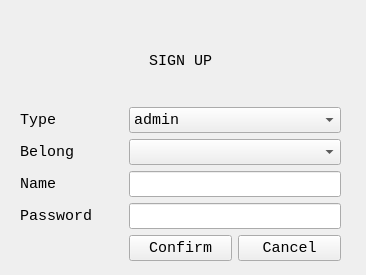
<?xml version="1.0" encoding="UTF-8"?>
<ui version="4.0">
 <class>SignUpWindow</class>
 <widget class="QWidget" name="SignUpWindow">
  <property name="geometry">
   <rect>
    <x>0</x>
    <y>0</y>
    <width>366</width>
    <height>275</height>
   </rect>
  </property>
  <property name="windowTitle">
   <string>Form</string>
  </property>
  <widget class="QWidget" name="gridLayoutWidget">
   <property name="geometry">
    <rect>
     <x>20</x>
     <y>20</y>
     <width>321</width>
     <height>241</height>
    </rect>
   </property>
   <property name="font">
    <font>
     <family>Consolas</family>
     <pointsize>11</pointsize>
    </font>
   </property>
   <layout class="QGridLayout" name="gridLayout">
    <item row="3" column="0">
     <widget class="QLabel" name="SignUpName">
      <property name="font">
       <font>
        <family>Consolas</family>
        <pointsize>11</pointsize>
       </font>
      </property>
      <property name="text">
       <string>Name</string>
      </property>
     </widget>
    </item>
    <item row="4" column="0">
     <widget class="QLabel" name="SignUpName_2">
      <property name="font">
       <font>
        <family>Consolas</family>
        <pointsize>11</pointsize>
       </font>
      </property>
      <property name="text">
       <string>Password</string>
      </property>
     </widget>
    </item>
    <item row="2" column="1" colspan="2">
     <widget class="QComboBox" name="SignUpBelongComboBox"/>
    </item>
    <item row="1" column="1" colspan="2">
     <widget class="QComboBox" name="SignUpTypeComboBox">
      <property name="font">
       <font>
        <family>Consolas</family>
        <pointsize>11</pointsize>
       </font>
      </property>
      <item>
       <property name="text">
        <string>admin</string>
       </property>
      </item>
      <item>
       <property name="text">
        <string>owner</string>
       </property>
      </item>
     </widget>
    </item>
    <item row="2" column="0">
     <widget class="QLabel" name="SignUpBelong">
      <property name="text">
       <string>Belong</string>
      </property>
     </widget>
    </item>
    <item row="4" column="1" colspan="2">
     <widget class="QLineEdit" name="SignUpPasswordLine">
      <property name="font">
       <font>
        <family>Consolas</family>
        <pointsize>11</pointsize>
       </font>
      </property>
      <property name="text">
       <string/>
      </property>
      <property name="echoMode">
       <enum>QLineEdit::Password</enum>
      </property>
     </widget>
    </item>
    <item row="1" column="0">
     <widget class="QLabel" name="SignUpType">
      <property name="font">
       <font>
        <family>Consolas</family>
        <pointsize>11</pointsize>
       </font>
      </property>
      <property name="text">
       <string>Type</string>
      </property>
     </widget>
    </item>
    <item row="0" column="0" colspan="3">
     <widget class="QLabel" name="Title">
      <property name="font">
       <font>
        <family>Consolas</family>
        <pointsize>11</pointsize>
       </font>
      </property>
      <property name="layoutDirection">
       <enum>Qt::LeftToRight</enum>
      </property>
      <property name="text">
       <string>SIGN UP</string>
      </property>
      <property name="textFormat">
       <enum>Qt::AutoText</enum>
      </property>
      <property name="scaledContents">
       <bool>false</bool>
      </property>
      <property name="alignment">
       <set>Qt::AlignCenter</set>
      </property>
     </widget>
    </item>
    <item row="3" column="1" colspan="2">
     <widget class="QLineEdit" name="SignUpNameLine">
      <property name="font">
       <font>
        <family>Consolas</family>
        <pointsize>11</pointsize>
       </font>
      </property>
     </widget>
    </item>
    <item row="6" column="2">
     <widget class="QPushButton" name="SignUpCancel">
      <property name="text">
       <string>Cancel</string>
      </property>
     </widget>
    </item>
    <item row="6" column="1">
     <widget class="QPushButton" name="SignUpConfirm">
      <property name="text">
       <string>Confirm</string>
      </property>
     </widget>
    </item>
   </layout>
  </widget>
 </widget>
 <resources/>
 <connections/>
</ui>
